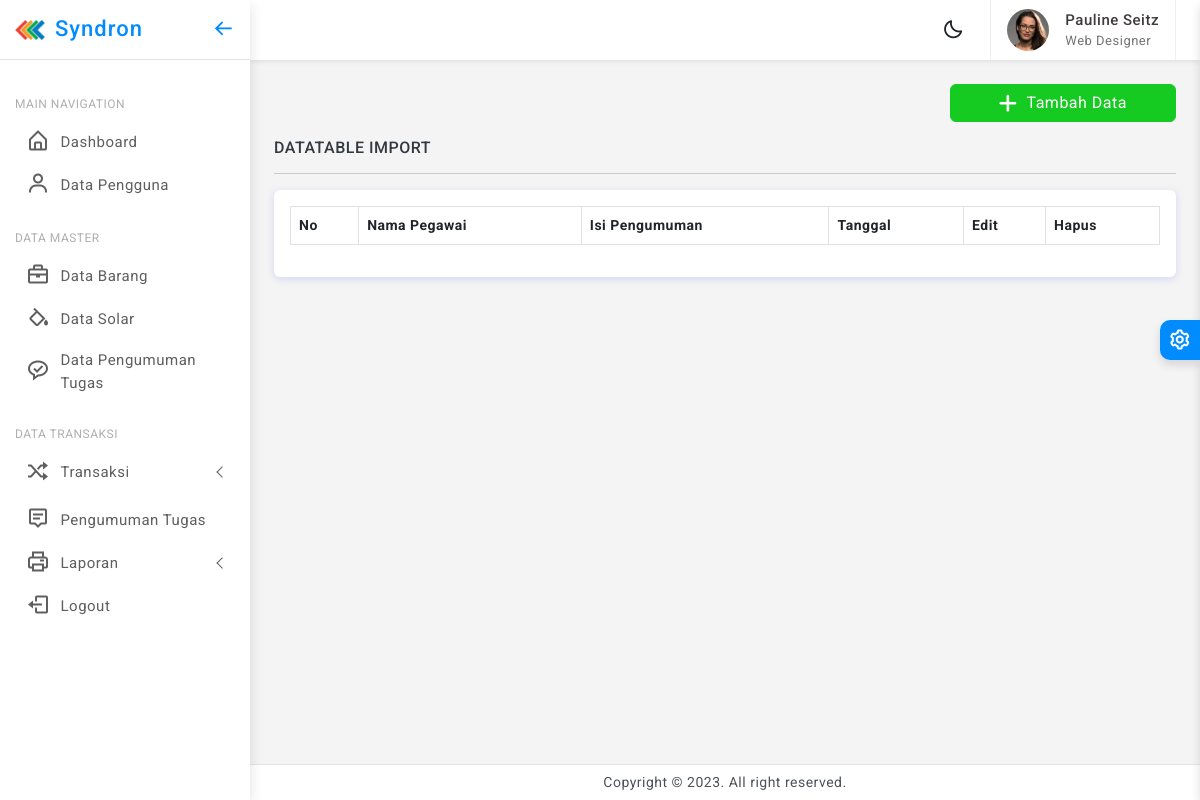
Page /index.php/notifikasi on the earlier database version.
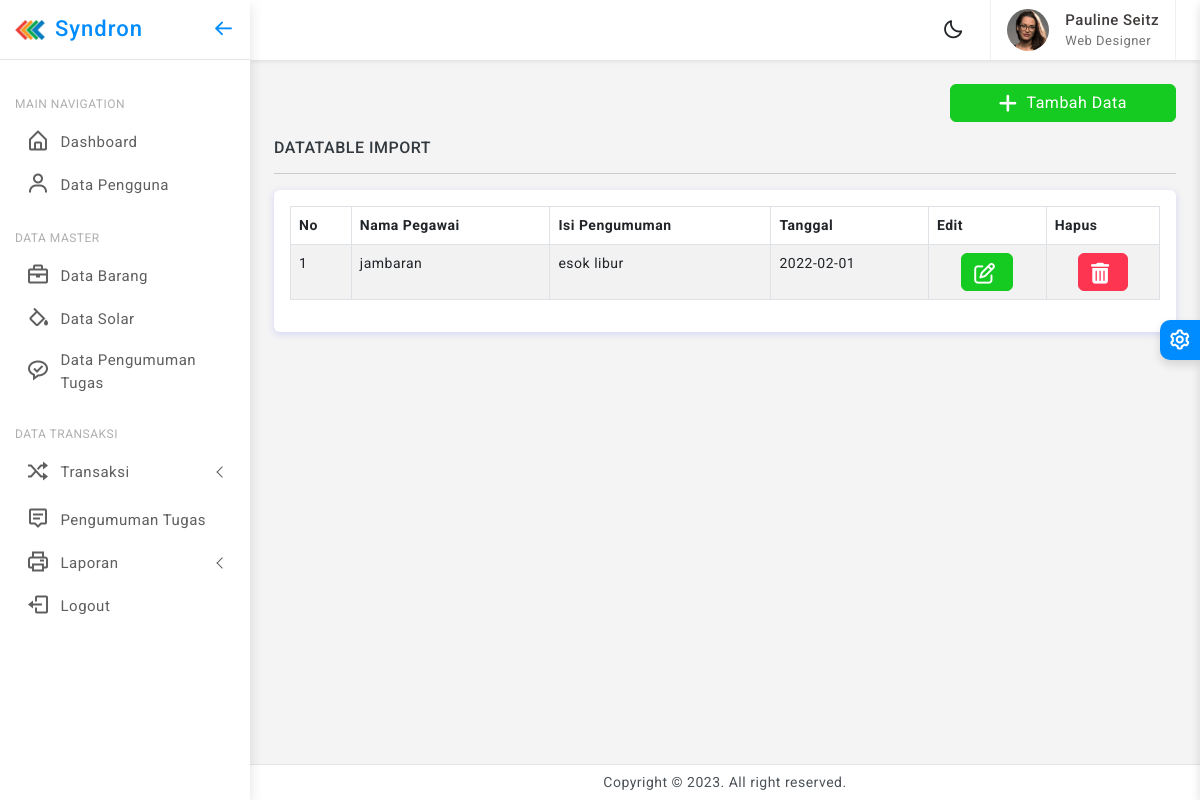
Same page on the later database version.
### tables this page shows
CREATE TABLE `pengumumantugas` (
  `ID_Pengumuman` int(11) NOT NULL,
  `Isi_Pengumuman` text DEFAULT NULL,
  `Tanggal` date DEFAULT NULL,
  `Pegawai_Tujuan` varchar(255) DEFAULT NULL
);

### application/controllers/Notifikasi.php (called while the page is built, shortened)
<?php
class Notifikasi extends CI_Controller
{
    public function index()
    {
		$this->load->model('Pengumuman_Model');
        $data = $this->Pengumuman_Model->get_pengumuman_list();
        $this->data['title_web'] = 'Data Pengumuman';
        $this->load->view('template/header_view',$this->data);
        $this->load->view('template/sidebar_view',$this->data);
        $this->load->view('notifikasi/listPengumuman',['data' => $data]);
        $this->load->view('template/footer_view',$this->data);
    }
}

### index.php (called while the page is built, shortened)
<?php
require_once BASEPATH.'core/CodeIgniter.php';

### application/models/Pengumuman_Model.php (called while the page is built, shortened)
<?php
class Pengumuman_Model extends CI_Model{
    public function get_pengumuman_list(){
        $this->db->order_by('ID_Pengumuman', 'DESC');
        return $this->db->get('pengumumantugas')->result();
    }
}

### application/views/notifikasi/listPengumuman.php (the view, shortened to what this page needs)
<div class="page-wrapper">
    <div class="page-content">
        <div class="page-breadcrumb d-none d-sm-flex align-items-center mb-3">
            <div class="ms-auto">
                <div class="btn-group">
                    <a href="<?php echo base_url("Notifikasi/create"); ?>" class="btn btn-success px-5">
                        <i class='fa fa-plus mr-1'></i> Tambah Data
                    </a>
                </div>
            </div>
        </div>
        <h6 class="mb-0 text-uppercase">DataTable Import</h6>
        <hr />
        <div class="card">
            <div class="card-body">
                <div class="table-responsive">
                    <table id="example2" class="table table-striped table-bordered">
                        <thead>
                            <tr>
                                <th>No</th>
                                <th>Nama Pegawai</th>
                                <th>Isi Pengumuman</th>
                                <th>Tanggal</th>
                                <th>Edit</th>
                                <th>Hapus</th>
                            </tr>
                        </thead>
                        <tbody>
                            <?php $no = 1;
                            foreach ($data as $isi): ?>
                                <tr>
                                    <td>
                                        <?= $no; ?>
                                    </td>
                                    <td>
                                        <?= $isi->Pegawai_Tujuan; ?>
                                    </td>
                                    <td>
                                        <?= $isi->Isi_Pengumuman; ?>
                                    </td>
                                    <td>
                                        <?= $isi->Tanggal; ?>
                                    </td>
                                    <td>
                                        <center>
                                            <a href="<?= base_url('notifikasi/edit/' . $isi->ID_Pengumuman); ?>"><button
                                                    class="btn btn-success"><i class="fa fa-edit"></i></button></a>
                                        </center>
                                    </td>
                                    <td>
                                        <center>
                                            <a href="<?= base_url('notifikasi/delete/' . $isi->ID_Pengumuman); ?>"
                                                onclick="return confirm('Anda yakin Anggota akan dihapus ?');">
                                                <button class="btn btn-danger"><i class="fa fa-trash"></i></button></a>
                                        </center>
                                    </td>
                                </tr>
                                <?php $no++; endforeach; ?>
                        </tbody>
                    </table>
                </div>
            </div>
        </div>
    </div>
</div>

Differences in the rows shown:
added pengumumantugas: Pegawai_Tujuan "jambaran", Isi_Pengumuman "esok libur", Tanggal "2022-02-01"
